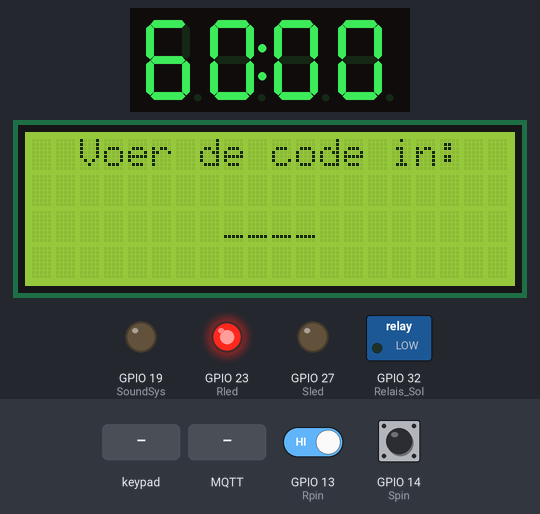
A program run on a simulated ESP32. Parts: 4-digit seven-segment display, 20×4 character LCD, switched loads named in the program (green lamp = pin HIGH), output pins drawn as LEDs (lit = HIGH). Dashed ring = blinking. The test bench sets the inputs (shaded band); at power-on: GPIO 13 (Rpin) HIGH, GPIO 14 (Spin) HIGH. WiFi joins after 1.5 s; servers stay silent unless stated; no MQTT or app messages arrive unless stated; what the program prints to the serial monitor is not drawn.

Above: at 2.8 s.
2.9 s: keypad keys 2 6 0 3 # pressed 0.4 s apart
At 3.9 s:
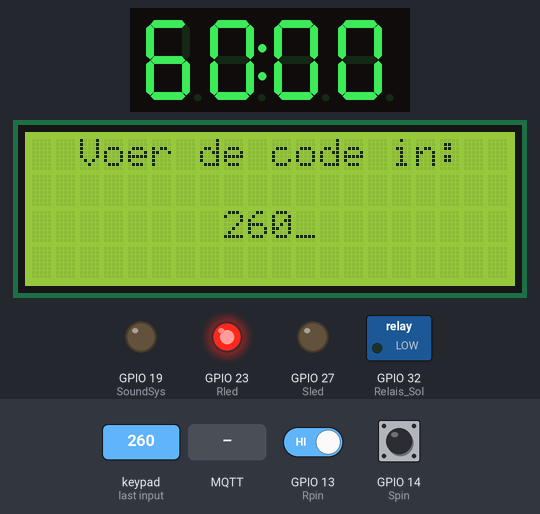
At 5.2 s:
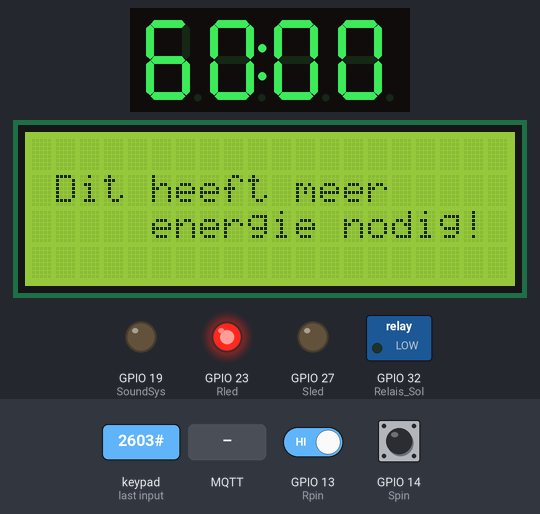
6.4 s: GPIO 13 (Rpin) driven LOW
9.4 s: MQTT message "controlpanel/status" arrives on the first subscribed topic
At 11.09 s:
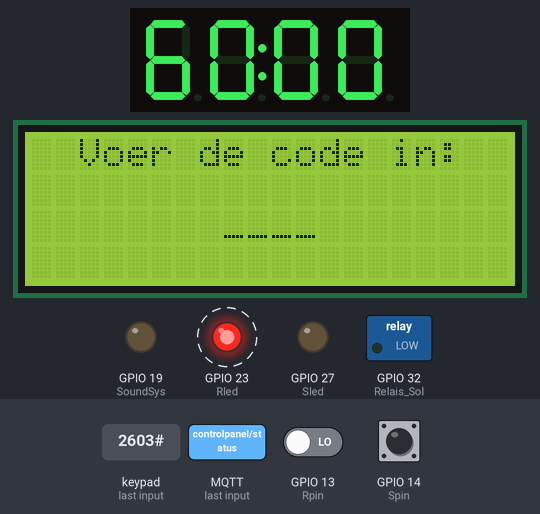
12.4 s: key '1' pressed
15.4 s: keypad keys 2 6 0 3 pressed 0.4 s apart
At 17.7 s:
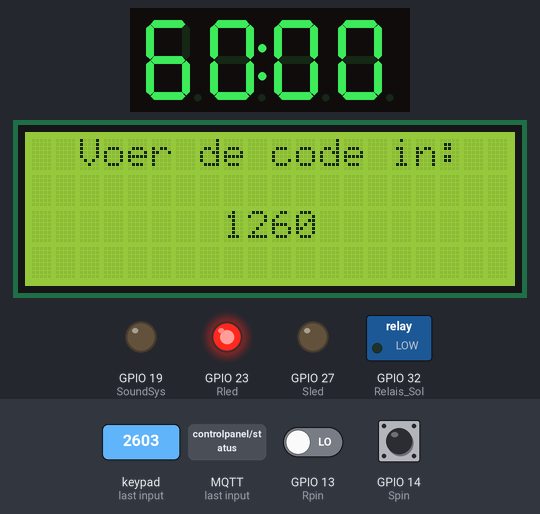
18.5 s: MQTT message "TrappenMaar/zone" arrives on the first subscribed topic
Timing chart, 0 to 21.0 s (numbered marks = the images above; inputs shaded):
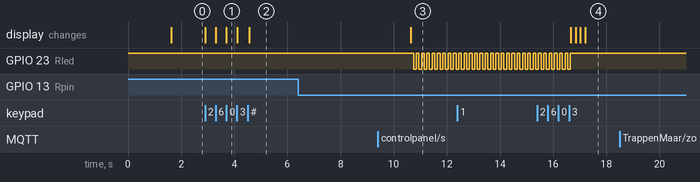

Measured:
- after the input at 2.9 s, the display: first changes at once (image 1 shows a later state)
- after the input at 6.4 s, every drawn part: stays the same
- after the input at 15.4 s, the display: first differs from a run without the input after 1.4 s (image 4 shows a later state)
- after the input at 18.5 s, every drawn part: stays the same
- by itself, GPIO 23 (Rled): alternates HIGH for 0.10 s and LOW for 0.10 s, 13 changes in all, then stays HIGH

The program:

main.cpp
```cpp
#include <Arduino.h>            //Arduino library
#include <Wire.h>
#include <LiquidCrystal_I2C.h>  //lcd library
#include <TM1637Display.h>      //clock display library
#include "Keypad.h"             //keypad libraray
#include "WiFi.h"               //wifi library
#include "PubSubClient.h"       //mqtt communication library

#define SSID          "NETGEAR68"
#define PWD           "excitedtuba713"

#define MQTT_SERVER   "192.168.1.2"
#define MQTT_PORT     1883

#define LED_PIN       2

WiFiClient espClient;
PubSubClient client(espClient);
long lastMsg = 0;
char msg[50];
int value = 0;

//functies definiëren
void callback(char *topic, byte *message, unsigned int length);
void IRAM_ATTR ISR_restart();
void IRAM_ATTR ISR_start();
void IRAM_ATTR onTimer();
void setup_wifi();
void reconnect();
void setup_lcd();
void open_Vault();
void puzzelReady(String message);
void openSlot();
void tip();

//glabale booleans definiëren
bool codeJuist = false;
bool AllReady = false;
bool ReadyArray[5];
int Wristbands = 0;
bool reset= false;
bool keypadBlocked = false;
bool energie =false;
bool notificatie_START = false;
bool openVault = false;

//Start reset knoppen
const int Spin = 14;
const int Rpin = 13;
const int Sled = 27;
const int Rled = 23;
int startbutton_status = 0;
int resetbutton_status = 0;

//code slot
int cinput[4];
int code[] = {2,6,0,3}; //de datum van overshoot day

//keypad configuratie
const byte ROWS = 4;
const byte COLS = 3;
char hexaKeys[ROWS][COLS] = {
  {'1', '2', '3'},
  {'4', '5', '6'},
  {'7', '8', '9'},
  {'*', '0', '#'}
};
byte rowPins[ROWS] = {18, 5, 17, 16}; // <= De IO pinnen van de esp
                    //2, 7, 6, 4  <= de pinnen van de keypad
byte colPins[COLS] = {4, 15, 2}; // <= De IO pinnen van de esp
                    //3, 1, 5 <= de pinnen van de keypad
Keypad customKeypad = Keypad(makeKeymap(hexaKeys), rowPins, colPins, ROWS, COLS);

//LCD
LiquidCrystal_I2C lcd(0x27,20,4);
int c =8; //pointer x-as

//Relais
const int Relais_Sol = 32;
const int SoundSys = 19;

// Clock display pins (digital pins)
#define CLK 26
#define DIO 25
TM1637Display display = TM1637Display(CLK, DIO);

//timer interrupt
int t1 = 0;
int t2 = 0;
int adc_read_counter = 0;
hw_timer_t * timer = NULL;

//timer variabelen
long int count_time = 3600000;      // 1000ms in 1sec, 60secs in 1min, 60mins in 1hr. So, 1000x60x60 = 3600000ms = 1hr
unsigned long NewTime = 0;
unsigned long current_time = 0;
unsigned long previous_time = 0;
volatile short int start_pause = 0;
int seconds, minutes;             // For switching between left & right part of the display(Even = left, Odd = right)

void setup() {
  pinMode(Relais_Sol,OUTPUT);
  pinMode(SoundSys,OUTPUT);
  pinMode(Sled,OUTPUT);
  pinMode(Rled,OUTPUT);
  digitalWrite(Rled, HIGH);
  pinMode(Spin, INPUT);
  pinMode(Rpin, INPUT);
  Serial.begin (115200);
  digitalWrite(Relais_Sol, LOW);
  Serial.print("begin search");
  Wire.begin();
  byte count = 0;
  for (byte i = 8; i < 120; i++)
  {
    Wire.beginTransmission (i);
    if (Wire.endTransmission () == 0){
      Serial.print ("Found address: ");
      Serial.print (i, DEC);
      Serial.print (" (0x");
      Serial.print (i, HEX);
      Serial.println (")");
      count++;
      delay (1);  // maybe unneeded?
      } // end of good response
  } // end of for loop
  Serial.println ("Done.");
  Serial.print ("Found ");
  Serial.print (count, DEC);
  Serial.println (" device(s).");

  //Wifi setup
  setup_wifi();
  client.setServer(MQTT_SERVER, MQTT_PORT);
  client.setCallback(callback);

  //timer interrupt setup
  timer = timerBegin(0, 80, true);               //Begin timer with 1 MHz frequency (80MHz/80)
  timerAttachInterrupt(timer, &onTimer, true);   //Attach the interrupt to Timer1
  timerAlarmWrite(timer, 1000000, true);         //Initialize the timer. The 1000000 in this line means the alarm should go off every 1000000 cycles of the clock. 1000000/1000000 = 1s

  //hardware interrupt setup
  attachInterrupt(Rpin, ISR_restart, FALLING);
  attachInterrupt(Spin, ISR_start, FALLING);

  //default timer display setup
  display.setBrightness(7);
  display.showNumberDecEx(6000,0b01000000);
  count_time = 3600000;

  //default lcd display setup
  lcd.init();
  lcd.clear();
  lcd.backlight();
  lcd.setCursor(2,0);
  lcd.print("Voer de code in:");
  lcd.setCursor(8,2);
  lcd.print("____");
}

void loop(){
  //Connectie checken en tesnoods reconnecten
  if (!client.connected())
  {
    reconnect();
  }
  client.loop();

  long now = millis();
  if (now - lastMsg > 5000)
  {
    lastMsg = now;
  }

  //Op een gegeven moment is dit true, en zullen de acties correct worden uitgevoerd.
  if (openVault){
    open_Vault();
    openVault = false;
  }

  //De reset interrupt zet dit op true zodat in de volgende loop, dit wordt uitgevoerd.
  if(reset){
    client.publish("controlpanel/reset","Reset escaperoom");
    //Serial.println("Het reset signaal is gestuurd naar alle puzzeles.");
    for (int i = 0; i < 30; i++){
      delay(100);
      digitalWrite(Rled, LOW);
      delay(100);
      digitalWrite(Rled, HIGH);
    }
    reset = false;
  }

  //Lezen wat de status is van de knoppen
  startbutton_status = digitalRead(Spin);
  resetbutton_status = digitalRead(Rpin);
  char key = customKeypad.getKey();

  if(codeJuist){ //Als de code klopt
    openSlot();
  }
  //Als de knop wordt ingedrukt en de keypad niet geblokt moet worden
  else if(key && !keypadBlocked ){
      /*
      Serial.print("De waarde uit het keypad is: ");
      Serial.println(key);
      */
      //Als # (enter wordt ingedrukt) en er is energie
      if(key =='#'){
        if(c ==12){ //De positie is het laatste cijfer
          codeJuist = true; //Controleer of de code klopt
          /*for (int i = 0; i < 4; i++)
          {
            Serial.print(cinput[i]);
          }*/

          //Als de ingegeven code fout is, of als de escape room nogniet klaar is, zal het fout zijn en word je lcd voor een nieuwe poging ingesteld.
          for(int i = 0;i<4;i++){
           if(code[i]!=cinput[i] || !AllReady){
             codeJuist = false;
             lcd.setCursor(8,2);
             lcd.print("____");
             c = 8;
           }
          }
          //Als de code fout word ingegeven zal het zeggen dat je fout bent, en zal de buffer HEEL VEEL zakken!
          if(!codeJuist && energie){
            lcd.clear();
            lcd.setCursor(7,1);
            lcd.print("Fout!");
            lcd.setCursor(2,2);
            lcd.print("De buffer zakt!");
            delay(2000);
            for (int i = 0; i < 6; i++){client.publish("TrappenMaar/buffer","grote fout");}
            delay(4000);
            setup_lcd();
          }
          //Als de buffer niet genoeg energie heeft, zal het cijferslot zeggen dat je meer energie nodig hebt.
          if (!energie){
            tip();
            codeJuist = false;
            lcd.setCursor(8,2);
            lcd.print("____");
            c = 8;
          }
        }
      }
      else if(key == '*'){ //Als * (terug) wordt ingevuld
          //Ga 1 terug, vervang het getal door _ en vervang de code door 0 (standaard getal in rij)
        if(c>8){
          c--;
          lcd.setCursor(c,2);
          lcd.print("_");
          cinput[c-8] = 0;
        }

      }
      else{ //Als er iets anders (dus cijfer) wordt ingedrukt.
        if(c<12){ //Vul het getal in en schuif 1 plaats op.
        lcd.setCursor(c,2);
        lcd.print(key);
        cinput[c-8]= key-'0';
        lcd.setCursor(c,2);
        c++;
        lcd.display();
        }
      }
  }
}

void callback(char *topic, byte *message, unsigned int length)
{
  //Print overzichtelijk uit wat het bericht is en op welk topic dit is toegekomen.
  Serial.print("Message arrived on topic: ");
  Serial.print(topic);
  Serial.print(". Message: ");
  String messageTemp = "";

  for (int i = 0; i < length; i++)
  {
    Serial.print((char)message[i]);
    messageTemp += (char)message[i];
  }
  Serial.println();

  //Als het toekomend bericht een statusupdate is van een puzzel, zullen we gaan registreren welke puzzel dit is en onthouden.
  if (strcmp(topic,"controlpanel/status") == 0)
  {
   puzzelReady(messageTemp);
  }

 //De status van de buffer beinvloed of je de code kan ingeven of niet.
  if (strcmp(topic,"TrappenMaar/zone") == 0)
  {
    Serial.println("zone bericht");
    if(messageTemp == "vol"){
      energie = true;
    }
    else if(messageTemp == "niet vol"){
      energie = false;
    }
  }
}


//De interrupt service handler voor de timer
void IRAM_ATTR onTimer() {
  NewTime = count_time - 1;                       // Calculate the time remaining
  seconds = (NewTime % 60);                       // To display the countdown in mm:ss format
  minutes = ((NewTime / 60) % 60 );               // separate CountTime in two parts

  display.showNumberDecEx(seconds, 0, true, 2, 2); // Display the seconds in the last two places
  display.showNumberDecEx(minutes, 0b11100000, true, 2, 0); // Display the minutes in the first two places, with colon

  count_time = NewTime;                  // Update the time remaining
}

//De interrupt service handler voor de restartknop
void IRAM_ATTR ISR_restart(){
  Wristbands = 0;
  for (int i = 0; i < sizeof(ReadyArray); i++)
  {
    ReadyArray[i] = false;
  }
  reset= true;
  digitalWrite(Sled, LOW);
}

//De interrupt service handler voor de startknop
void IRAM_ATTR ISR_start() {
  if(AllReady== true){
  openVault=true;
  }
}

//Default code gekreven van onderzoeksgroep dramco om wifi connectie te realiseren.
void setup_wifi(){
  delay(10);
  Serial.println("Connecting to WiFi..");

  WiFi.begin(SSID, PWD);

  while (WiFi.status() != WL_CONNECTED)
  {
    delay(500);
    Serial.print(".");
  }

  Serial.println("");
  Serial.println("WiFi connected");
  Serial.println("IP address: ");
  Serial.println(WiFi.localIP());
}

void setup_lcd(){
  //default lcd display setup
  lcd.init();
  lcd.clear();
  lcd.backlight();
  lcd.setCursor(2,0);
  lcd.print("Voer de code in:");
  lcd.setCursor(8,2);
  lcd.print("____");
}


void open_Vault(){
  //30 seoconden flikkeren en de tijd om de gsms in het kluisje te steken
  digitalWrite(Relais_Sol, HIGH);
  for(int i = 0; i < 30; i++){
    digitalWrite(Sled, LOW);
    delay(700);
    digitalWrite(Sled, HIGH);
    delay(300);
  }
  //Zodat in de reconnect een berichten worden gestuurd naar de andere puzzels.
  //Er wordt een reconnect geforceerd door het elektromagnetisch veld van de solenoïde.
  notificatie_START=true;
  //De timer starten en slot zal sluiten.
  timerAlarmEnable(timer);
  digitalWrite(Relais_Sol, LOW);
}

void reconnect(){
  // Loop until we're reconnected
  while (!client.connected())
  {
    Serial.print("Attempting MQTT connection...");
    if (client.connect("Puzzelbox_ESP"))
    {
    Serial.println("connected");
    //Na de geforceerde reconnect worden er hier berichten gestuurd.
    if(notificatie_START){
      client.publish("Wristbands","Herstart Wristbands");
      client.publish("garbage","Buzz lawaai om te starten");
      notificatie_START = false;
    }
    //Subscribions
    client.subscribe("controlpanel/status");
    client.subscribe("TrappenMaar/zone");
    }
    else
    {
      Serial.print("failed, rc=");
      Serial.print(client.state());
      Serial.println(" try again in 2 seconds");
      // Wait 2 seconds before retrying
      delay(2000);
    }
  }
}

//Deze functie gaat registreren en bijhouden welke puzzels klaar zijn en welke niet.
void puzzelReady(String message){
  if(message== "Trappenmaar Ready"){
    ReadyArray[0] = true;
  }
  if(message== "Traingame Ready"){
    ReadyArray[1] = true;
  }
  if(message== "Wristbands Ready"){
    Wristbands=Wristbands+1;
    if(Wristbands == 4){
    ReadyArray[2] = true;
    }
  }
  if(message== "Garbage Ready"){
    ReadyArray[3] = true;
  }
  if(message== "UV-slot Ready"){
    ReadyArray[4] = true;
  }

  //Kijken of alles ready is
  AllReady = true;
  for (int i = 0; i < sizeof(ReadyArray) ; i++)
  {
    if(!ReadyArray[i]){
    AllReady = false;
    }
  }
  //Zoja dan zetten we het ledje op hoog om aan te duiden dat nu de knop zal werken.
  if (AllReady)
  {
    digitalWrite(Sled, HIGH);
  }
}


//Opent de kluis van de puzzlebox
void openSlot(){
  digitalWrite(Relais_Sol, HIGH);
    //Stop de timer
    timerAlarmDisable(timer);
    //Laten flikkeren om te vieren dat het gelukt is!
    //En voor hun tijd te geven voor hun gsms eruit te halen.
    for (size_t i = 0; i < 50; i++)
    {
      lcd.clear();
      delay(200);
      lcd.setCursor(4,1);
      lcd.print("Code correct!");
      lcd.setCursor(2,2);
      lcd.print("De deur is open!");
      delay(300);
    }
    //voor bugs te fixen
    codeJuist = false;
    keypadBlocked = true;
    for (int i = 0; i < 4; i++)
    {
      cinput[i]=0;
    }
  //sluit slot
  digitalWrite(Relais_Sol, LOW);
}

//Zet een tip op het scherm dat ze meer energie nodig hebben voor deze eindcode in te vullen.
void tip(){
  lcd.clear();
  lcd.backlight();
  lcd.setCursor(1,1);
  lcd.print("Dit heeft meer");
  lcd.setCursor(5,2);
  lcd.print("energie nodig!");
  delay(6000);
  setup_lcd();
}
```
